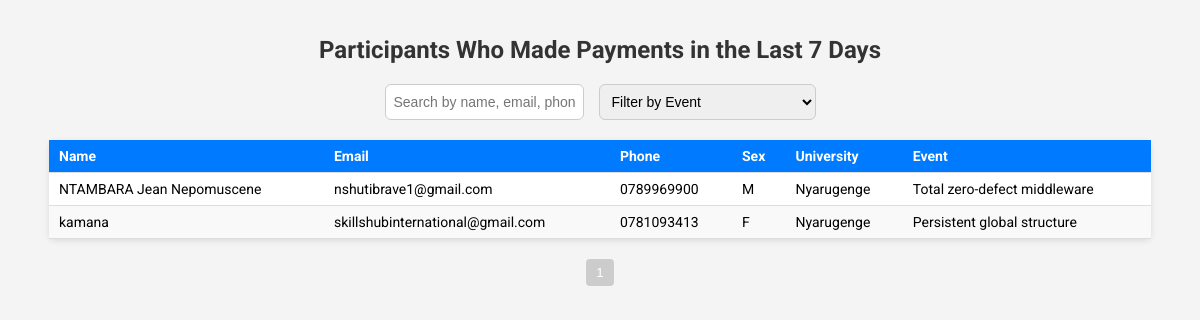
/participants/recent/, run on the app's committed database.
### event_app/models.py (models this page shows, shortened)
class Participant_management(models.Model):
    UNIVERSITY_CHOICES = [
        ('University of Rwanda', 'University of Rwanda'),
        ('Kigali Independent University (ULK)', 'Kigali Independent University (ULK)'),
        ('Adventist University of Central Africa (AUCA)', 'Adventist University of Central Africa (AUCA)'),
        ('Kigali Health Institute', 'Kigali Health Institute'),
        ('INES Ruhengeri', 'INES Ruhengeri'),
        ('Other', 'Other'),
    ]
    user = models.OneToOneField(User, on_delete=models.CASCADE, null=True, blank=True)
    name = models.CharField(max_length=150)
    email = models.EmailField()
    phone_number = models.CharField(max_length=20)
    sex = models.CharField(max_length=1)
    university = models.CharField(
        max_length=100,
        choices=UNIVERSITY_CHOICES,
        default='University of Rwanda',
        verbose_name="University"
    )
    Event = models.ForeignKey('Event_management', on_delete=models.CASCADE)

class Event_management(models.Model):
    CAMPUS_CHOICES = [
        ('Nyarugenge Campus', 'Nyarugenge Campus: College of Science and Technology (CST)'),
        ('Gikondo Campus', 'Gikondo Campus: College of Business and Economics (CBE)'),
        ('Remera Campus', 'Remera Campus: College of Medicine and Health Sciences (CMHS)'),
        ('Huye Campus', 'Huye Campus'),
        ('Busogo Campus', 'Busogo Campus: College of Agriculture, Animal Sciences and Veterinary Medicine (CAVM)'),
        ('Nyagatare Campus', 'Nyagatare Campus'),
        ('Rukara Campus', 'Rukara Campus: College of Education (CE)'),
        ('Rusizi Campus', 'Rusizi Campus'),
        ('Rwamagana Campus', 'Rwamagana Campus'),
        ('Rubirizi Campus', 'Rubirizi Campus'),
        ('Nyamishaba Campus', 'Nyamishaba Campus'),
        ('Kicukiro Campus', 'Kicukiro Campus'),
        ('Kavumu Campus', 'Kavumu Campus'),
        ('Tumba Campus', 'Tumba Campus'),
    ]
    title = models.CharField(max_length=100)
    description = models.TextField()
    start_date = models.DateField()
    end_date = models.DateField()
    location = models.CharField(
        max_length=100,
        choices=CAMPUS_CHOICES,
        default='Nyarugenge Campus',
        verbose_name="Event Location (Campus)"
    )
    category = models.ForeignKey(Category, on_delete=models.CASCADE)
    is_free = models.BooleanField(default=True)
    price = models.DecimalField(max_digits=8, decimal_places=2, default=0.00)
    image = models.ImageField(upload_to='events/', blank=True, null=True)
    available_tickets = models.PositiveIntegerField(default=0)

### event_app/views.py (the view)
# urls.py: path('participants/recent/', views.recent_payers, name='recent_payers'),
def recent_payers(request):
    recent_date = timezone.now() - timezone.timedelta(days=7)
    participants = Participant_management.objects.filter(
        payment__payment_date__gte=recent_date
    ).distinct()
    return render(request, 'recent_payers.html', {'participants': participants})

### event_app/templates/recent_payers.html (shortened to what this page needs)
<!DOCTYPE html>
<html lang="en">
<head>
</head>
<body>
  <h1>Participants Who Made Payments in the Last 7 Days</h1>
  <div class="controls">
    <input type="text" id="searchInput" placeholder="Search by name, email, phone..." onkeyup="filterTable()" />
    <select id="eventFilter" onchange="filterTable()">
      <option value="">Filter by Event</option>
    </select>
  </div>
  {% if participants %}
    <table id="participantsTable">
      <thead>
        <tr>
          <th>Name</th>
          <th>Email</th>
          <th>Phone</th>
          <th>Sex</th>
          <th>University</th>
          <th>Event</th>
        </tr>
      </thead>
      <tbody>
        {% for participant in participants %}
        <tr>
          <td>{{ participant.name }}</td>
          <td>{{ participant.email }}</td>
          <td>{{ participant.phone_number }}</td>
          <td>{{ participant.sex }}</td>
          <td>{{ participant.university }}</td>
          <td>{{ participant.Event.title }}</td>
        </tr>
        {% endfor %}
      </tbody>
    </table>
    <div class="pagination" id="pagination"></div>
  {% else %}
    <p style="text-align: center;">No participants made payments in the last 7 days.</p>
  {% endif %}
</body>
</html>

### event_app/templates/recent_payers.html (style rules this page uses)
body { font-family: 'Roboto', sans-serif; background-color: #f4f4f4; margin: 0; padding: 20px; }
h1 { text-align: center; color: #333; margin-bottom: 20px; font-size: 24px; }
.controls { display: flex; flex-wrap: wrap; justify-content: center; gap: 15px; margin-bottom: 20px; }
.controls input, .controls select { padding: 8px; font-size: 14px; border: 1px solid #ccc; border-radius: 6px; }
table { width: 95%; margin: 0 auto; border-collapse: collapse; background-color: #fff; border-radius: 6px; box-shadow: 0 2px 6px rgba(0, 0, 0, 0.1); font-size: 14px; }
th, td { padding: 8px 10px; text-align: left; border-bottom: 1px solid #ddd; }
th { background-color: #007bff; color: white; }
tr:nth-child(even) { background-color: #f9f9f9; }
.pagination { margin-top: 20px; text-align: center; }

### data on the page
Participant_management: name "NTAMBARA Jean Nepomuscene", email "nshutibrave1@gmail.com", phone_number "0789969900", sex "M", university "Nyarugenge", Event "Total zero-defect middleware"
Participant_management: name "kamana", email "skillshubinternational@gmail.com", phone_number "0781093413", sex "F", university "Nyarugenge", Event "Persistent global structure"
